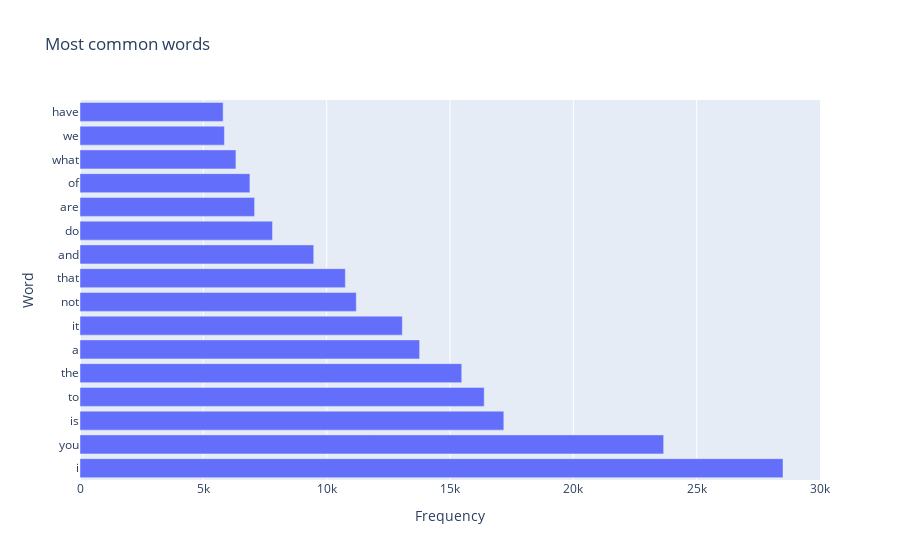

Notebook code cell kept with this figure:
### Code cell
fig = px.bar(y=df_all_words_freq[:16].index, x=df_all_words_freq[:16].values, orientation='h', title='Most common words')
fig.update_layout(yaxis_title='Word', xaxis_title='Frequency')

fig.show()

### Figure 1 — Plotly figure (JSON) as saved in the notebook; plotly's stock layout.template omitted (floating-point values rounded to 4 significant figures)
{"data": [{"alignmentgroup": "True", "hovertemplate": "x=%{x}<br>y=%{y}<extra></extra>", "legendgroup": "", "marker": {"color": "#636efa", "pattern": {"shape": ""}}, "name": "", "offsetgroup": "", "orientation": "h", "showlegend": false, "textposition": "auto", "type": "bar", "x": [28500, 23662, 17182, 16387, 15476, 13769, 13068, 11201, 10757, 9476, 7805, 7078, 6888, 6321, 5854, 5803], "xaxis": "x", "y": ["i", "you", "is", "to", "the", "a", "it", "not", "that", "and", "do", "are", "of", "what", "we", "have"], "yaxis": "y"}], "layout": {"barmode": "relative", "legend": {"tracegroupgap": 0}, "title": {"text": "Most common words"}, "xaxis": {"anchor": "y", "domain": [0, 1], "title": {"text": "Frequency"}}, "yaxis": {"anchor": "x", "domain": [0, 1], "title": {"text": "Word"}}}}
